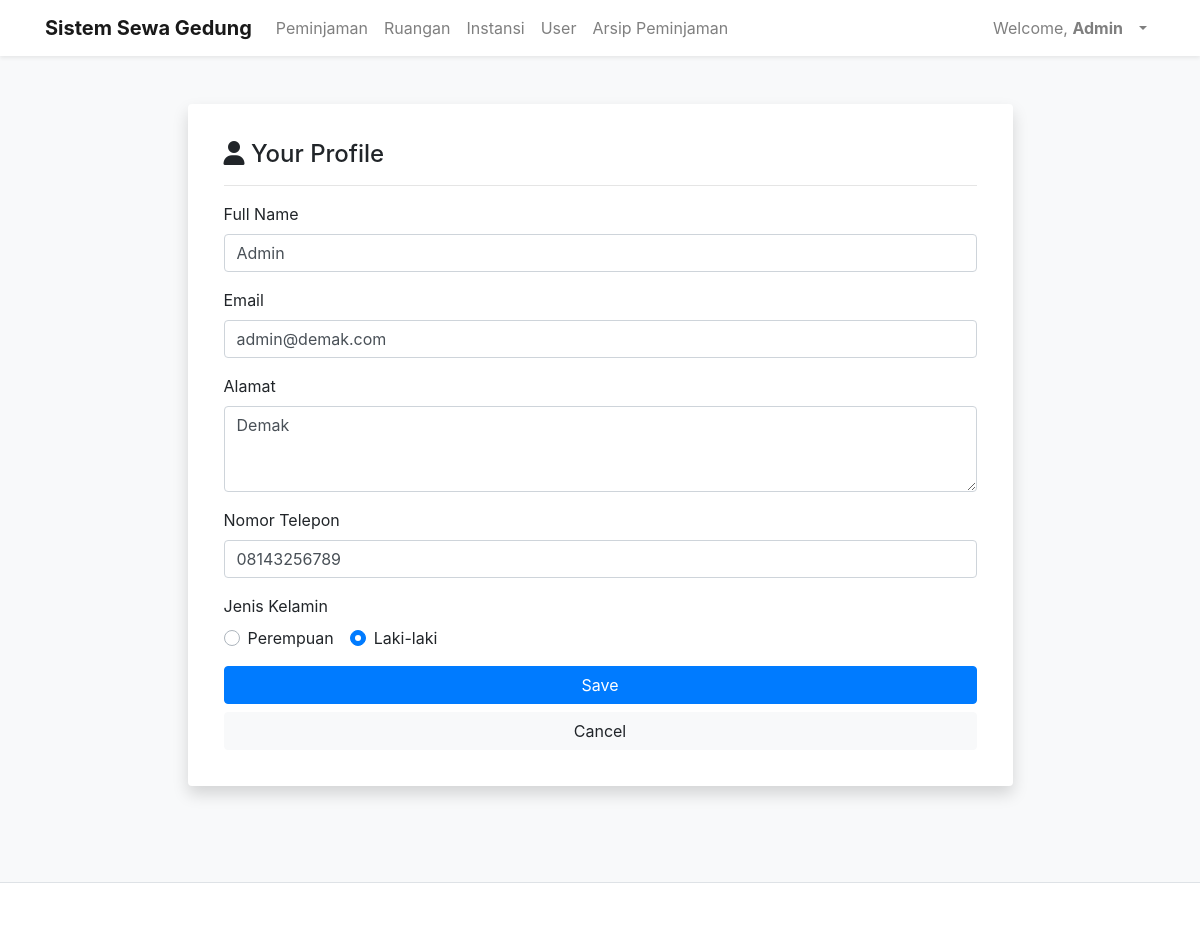
The app's page /dashboardAdmin.php?p=adminProfile (signed in) with its own data.
### tables this page shows
CREATE TABLE `userruangan` (
  `UserID` int(11) NOT NULL,
  `nama` varchar(30) NOT NULL,
  `email` varchar(100) NOT NULL,
  `password` varchar(100) NOT NULL,
  `alamat` varchar(300) DEFAULT NULL,
  `role` varchar(20) DEFAULT NULL,
  `noTelp` varchar(13) DEFAULT NULL,
  `gender` char(1) DEFAULT NULL,
  `instansi` varchar(100) NOT NULL
);

### class/class.Register.php (called while the page is built, shortened)
<?php
    class Register extends Connection{
        public $UserID = 0;
        public function SelectOneMember(){
            $sql = "SELECT * FROM userruangan WHERE UserID='$this->UserID'";
            $resultOne = mysqli_query($this->connection, $sql);
            if(mysqli_num_rows($resultOne) == 1){
                $data = mysqli_fetch_assoc($resultOne);
                $this->nama = $data['nama'];
                $this->email = $data['email'];
                $this->alamat = $data['alamat'];
                $this->noTelp = $data['noTelp'];
                $this->gender = $data['gender'];
            }
        }
    }
?>

### inc.koneksi.php (called while the page is built, shortened)
<?php
    class Connection{
        private $host = "localhost";
        private $user = "root";
        private $password = "";
        function connect(){
            $conn = mysqli_connect($this->host, $this->user, $this->password);
            $this->connection = $conn;
        }
    }
?>

### pages/adminProfile.php (the view, shortened to what this page needs)
<?php
    require_once('./class/class.Register.php');
    $objAdmin = new Admin();
    $objRegister = new Register();
    if(isset($_POST['btnUpdate'])){
        $inputEmail = $_POST['email'];
        $objAdmin->ValidateEmail($inputEmail);
        $objAdmin->hasil = false;
        if ($objAdmin->hasil) {
            echo "<script> alert('Email sudah terdaftar'); </script>";
        }else {
            $objAdmin->email = $_POST['email'];
            $objAdmin->nama = $_POST['fullname'];
            $objAdmin->alamat = $_POST['address'];
            $objAdmin->noTelp = $_POST['noTelp'];
            $objAdmin->gender = $_POST['jenisKelamin'];
            $objAdmin->AddAdmin();
            if($objAdmin->hasil){
            echo "<script> alert('$objAdmin->message'); </script>";
            echo '<script> window.location = "dashboardAdmin.php?p=adminProfile"; </script>';
            }
        }
    } else if (isset($_SESSION['UserID'])) {
        $objRegister->UserID = $_SESSION['UserID'];
        $objRegister->SelectOneMember();
    }
?>
<div class="container">
    <div class="wrapper">
        <div class="row justify-content-center align-items-center " style="height:100%">
        <div class="col-md-9">
		    <div class="card shadow p-3 mb-5 mt-5 bg-white rounded border-0">
		        <div class="card-body">
		            <div class="row">
		                <div class="col-md-12">
		                    <h4><i class="fas fa-user"></i> Your Profile</h4>
		                    <hr>
		                </div>
		            </div>
		            <div class="row">
		                <div class="col-md-12">
                            <form action="" autocomplete="off" method="POST">
                            <div class="form-group">
                                <label for="fullName">Full Name</label>
                                 <input type="text" class="form-control" name="fullname" id="fullName" value="<?php echo $objRegister->nama; ?>">
                            </div>
                            <div class="form-group">
                                <label for="email">Email</label>
                                 <input type="email" class="form-control" name="email" id="email" value="<?php echo $objRegister->email; ?>">
                            </div>
                            <div class="form-group">
                                <label for="address">Alamat</label>
                                <textarea class="form-control" name="address" id="address" rows="3" style="height:100%"><?php echo $objRegister->alamat; ?></textarea>
                            </div>
                            <div class="form-group">
                                <label for="noTelp">Nomor Telepon</label>
                                <input type="number" class="form-control" name="noTelp" id="noTelp" value="<?php echo $objRegister->noTelp; ?>">
                            </div>
                            <div class="form-group">
                                <label for="jenisKelamin">Jenis Kelamin</label></br>
                                    <?php
                                        $gender = array("F"=>"Perempuan", "M"=>"Laki-laki");
                                        foreach($gender as $key => $value) {
                                            if($objRegister->gender == $key){
                                                echo '<div class="custom-control custom-radio custom-control-inline">';
                                                echo '<label class="custom-control-label" for="laki"> '.$value.'</label>';
                                                echo '</div>';
                                            }else{
                                                echo '<div class="custom-control custom-radio custom-control-inline">';
                                                echo '<label class="custom-control-label" for="perempuan"> '.$value.'</label>';
                                                echo '</div>';
                                            }
                                        }
                                    ?>
                            </div>
                            <input type="submit" name="btnUpdate" class="btn btn-primary btn-block" value="Save">
                            <a href="dashboardAdmin.php" class="btn btn-light btn-block">Cancel</a>
                            </form>
                        </div>
		            </div>
		        </div>
		    </div>
		</div>
        </div>
    </div>
</div>

### records on screen
userruangan: fullname "Admin", email "admin@demak.com", address "Demak", noTelp "08143256789"

### other values on screen
$_SESSION["nama"] "Admin"
$value "Perempuan"
$value "Laki-laki"
